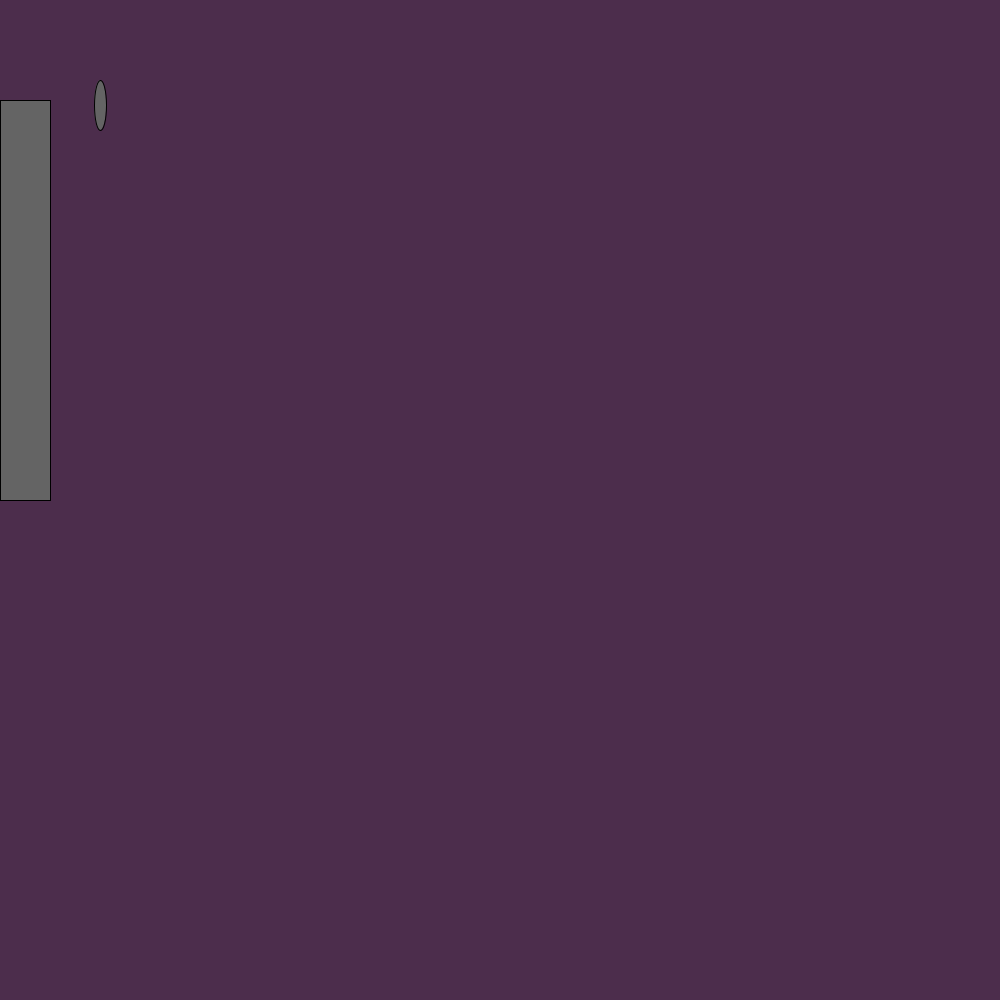
Frame 1 (no input)
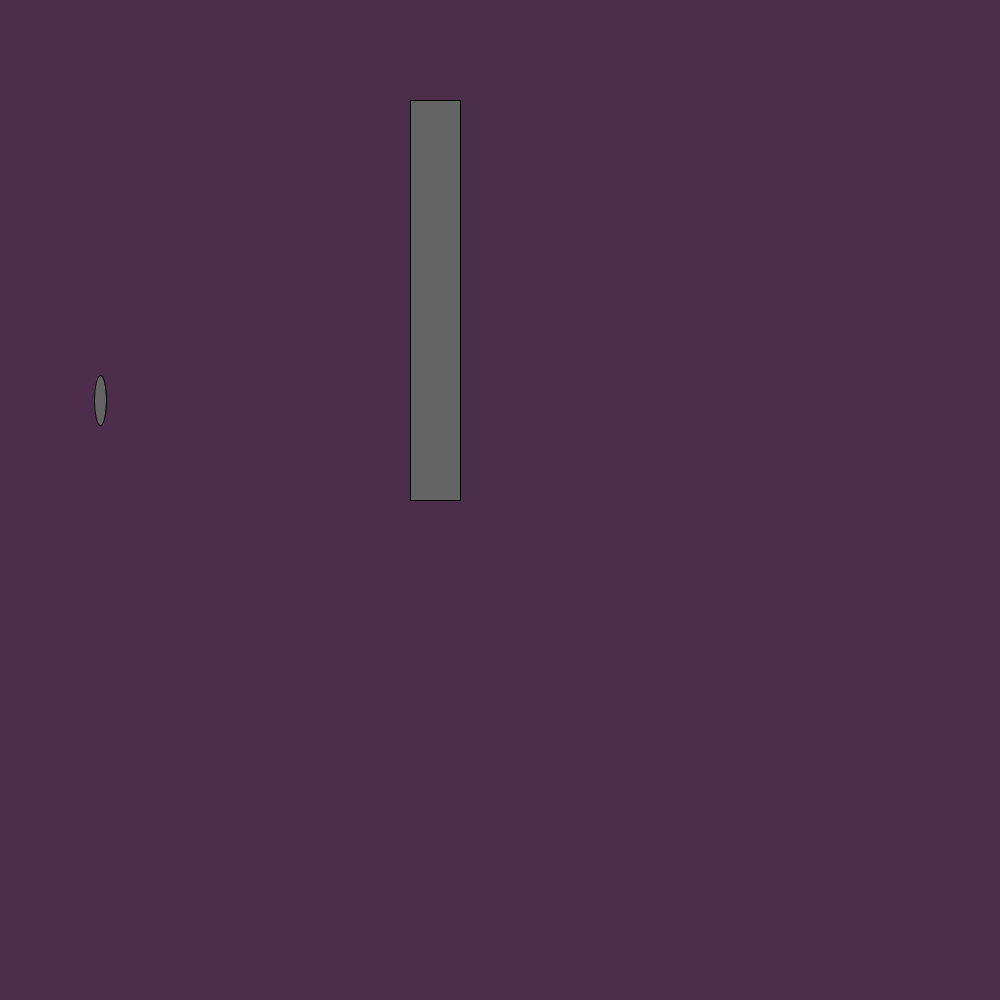
Frame 60 (the mouse pressed at the canvas centre just before this capture)
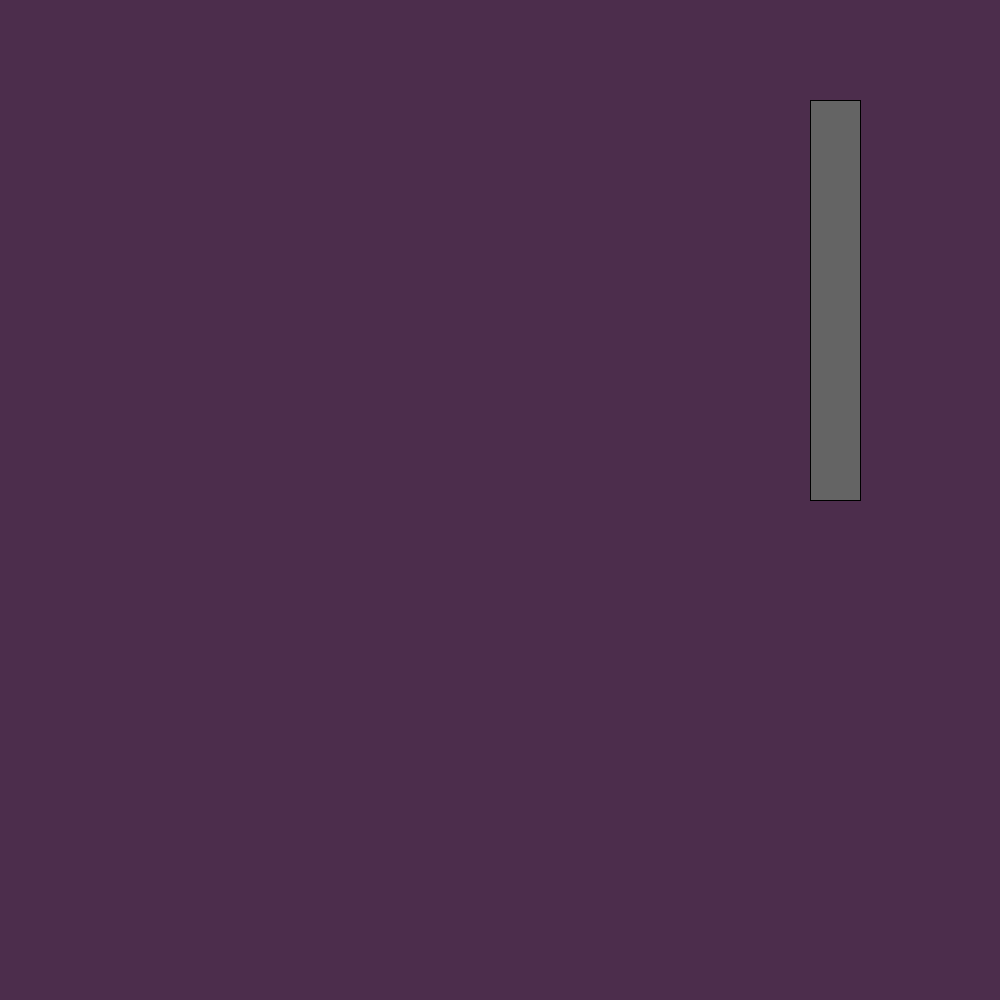
Frame 120 (the mouse held since frame 60 and released just before this capture)

The Processing sketch that drew these frames (run headless with seeded random() and noise(); from frame 60 on, the mouse is pressed at the canvas centre):

// Processing sketch: FlappyBird
// ── FlappyBird.pde
int x= 100;
int y= 100;
int pipeX= 0;
int birdwidth= 12;
int birdheight=50;
int random= (int) random(100,400); 
double birdYVelocity= 5;
double gravity= 0.5;
void setup(){
size(1000,1000);
}
void draw(){
background(76,45,76);
fill(100,100,100);
ellipse(x,y+=birdYVelocity+gravity,birdwidth,birdheight);
rect(pipeX,100,50,400);
if(mousePressed){
mousePressed();
} 
if(pipeX==0){
 pipeX=width; 
}
pipeX-=10;
}
void mousePressed(){
birdYVelocity-=2;
}
boolean intersects(int birdX, int birdY, int paddleX, int paddleY, int paddleLength) {
if (birdY > paddleY - 4 && birdX > paddleX && birdX < paddleX + paddleLength)
return true;
else 
return false;
}
